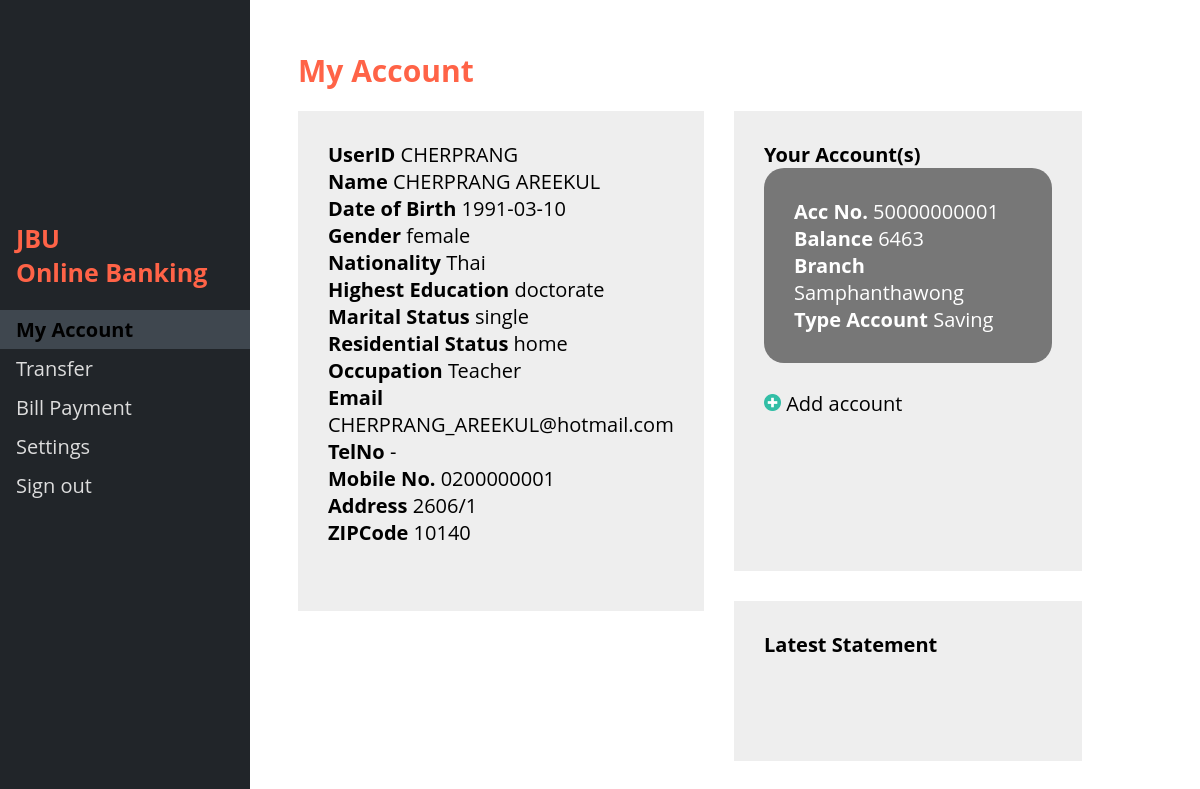
Screenshot of /myacc.php (signed in) with the database file from the repository.
### tables this page shows
CREATE TABLE `userinfo` (
  `UserID` varchar(16) NOT NULL,
  `IdentificationNo` varchar(13) NOT NULL,
  `PassportNo` varchar(13) DEFAULT NULL,
  `Name` text NOT NULL,
  `DateofBirth` date NOT NULL,
  `Nationality` text NOT NULL,
  `Gender` varchar(20) NOT NULL,
  `HighestEducation` text,
  `Occupation` text NOT NULL,
  `MaritalStatus` text NOT NULL,
  `ResidentialStatus` text,
  `MobileNo` varchar(10) NOT NULL,
  `TelNo` varchar(9) DEFAULT NULL,
  `Email` varchar(50) NOT NULL,
  `Address` varchar(100) NOT NULL,
  `ZIPCode` varchar(5) DEFAULT NULL
);

CREATE TABLE `account` (
  `AccountNo` varchar(11) NOT NULL,
  `Balance` float NOT NULL,
  `TypeAccountID` varchar(5) NOT NULL,
  `BranchID` varchar(3) NOT NULL,
  `IdentificationNo` varchar(13) NOT NULL
);

CREATE TABLE `branchinfo` (
  `BranchID` varchar(3) NOT NULL,
  `BranchName` text NOT NULL,
  `BranchAddress` varchar(100) NOT NULL,
  `ZIPCode` varchar(5) DEFAULT NULL,
  `BranchTel` varchar(10) DEFAULT NULL
);

CREATE TABLE `typeaccount` (
  `TypeAccountID` varchar(5) NOT NULL,
  `TypeAccount` text NOT NULL,
  `IntRate` float DEFAULT NULL
);

### myacc.php (the view, shortened to what this page needs)
<?php
$UserID = $_SESSION['UserID'];
include_once 'phpConnect/connect.php';
?>
<!DOCTYPE html>
<html>
<head>
</head>
<body>
	<div class="sidenav">
		<div style="padding-left: 16px;">
			<h2>JBU <br> Online Banking</h2>
		</div>
		<a href="myacc.php" name="myacc">My Account</a>
		<a href="transfer.php" name="transfer">Transfer</a>
		<a href="billpay.php" name="billpay">Bill Payment</a>
		<a href="settings.php" name="settings">Settings</a>
		<a href="logout.php">Sign out</a>
	</div>
	<div class="main">
		<h1>My Account</h1>
		<div class="container">
			<div class="left">
				<div class="myinfo">
					<?php
					$sql_myinfo = "SELECT UserID,Name,DateofBirth,Gender,Nationality,HighestEducation,MaritalStatus,ResidentialStatus,Occupation,Email,TelNo,MobileNo,Address,ZIPCode FROM userinfo WHERE UserID='$UserID'";
					$query_myinfo = mysqli_query($conn, $sql_myinfo);
					$result_myinfo = mysqli_fetch_assoc($query_myinfo);
					?>
					<strong>UserID</strong>
					<?php echo $result_myinfo['UserID']; ?><br>
					<strong>Name </strong>
					<?php echo $result_myinfo['Name']; ?><br>
					<strong>Date of Birth</strong>
					<?php echo $result_myinfo['DateofBirth'] ?><br>
					<strong>Gender</strong>
					<?php echo $result_myinfo['Gender'] ?><br>
					<strong>Nationality</strong>
					<?php echo $result_myinfo['Nationality'] ?><br>
					<strong>Highest Education</strong>
					<?php echo $result_myinfo['HighestEducation'] ?><br>
					<strong>Marital Status</strong>
					<?php echo $result_myinfo['MaritalStatus'] ?><br>
					<strong>Residential Status</strong>
					<?php echo $result_myinfo['ResidentialStatus'] ?><br>
					<strong>Occupation</strong>
					<?php echo $result_myinfo['Occupation'] ?><br>
					<strong>Email</strong>
					<?php echo $result_myinfo['Email'] ?><br>
					<strong>TelNo</strong>
					<?php echo $result_myinfo['TelNo'] ?><br>
					<strong>Mobile No.</strong>
					<?php echo $result_myinfo['MobileNo'] ?><br>
					<strong>Address</strong>
					<?php echo $result_myinfo['Address'] ?><br>
					<strong>ZIPCode</strong>
					<?php echo $result_myinfo['ZIPCode'] ?><br>
				</div>
			</div>
			<div class="right">
				<div class="acc">
					<strong>Your Account(s)</strong> <br>
					<div class="myacc">
						<strong>Acc No.</strong>
						<?php
						$sql_acc = "SELECT userinfo.IdentificationNo, account.AccountNo, account.Balance
						FROM userinfo
						INNER JOIN account ON userinfo.IdentificationNo=account.IdentificationNo WHERE userinfo.UserID='$UserID';";
						$query_acc = mysqli_query($conn, $sql_acc);
						$result_acc = mysqli_fetch_assoc($query_acc);
						?>
						<?php echo $result_acc['AccountNo'] ?><br>
						<div class="accinfobar">
							<strong>Balance</strong>
							<?php echo $result_acc['Balance'] ?><br>
							<?php $sql_acc2 = "SELECT branchinfo.branchname, userinfo.IdentificationNo, account.AccountNo, account.Balance FROM userinfo INNER JOIN account ON userinfo.IdentificationNo=account.IdentificationNo INNER JOIN branchinfo ON account.branchid=branchinfo.branchid WHERE userinfo.UserID='$UserID'";
							$query_acc2 = mysqli_query($conn, $sql_acc2);
							$result_acc2 = mysqli_fetch_assoc($query_acc2);
							?>
							<strong>Branch</strong>
							<?php echo $result_acc2['branchname'] ?><br>
							<?php $sql_acc3 = "SELECT typeaccount.TypeAccount, userinfo.IdentificationNo, account.AccountNo, account.Balance FROM userinfo INNER JOIN account ON userinfo.IdentificationNo=account.IdentificationNo INNER JOIN typeaccount ON account.TypeAccountID=typeaccount.TypeAccountID WHERE userinfo.UserID='$UserID'";
							$query_acc3 = mysqli_query($conn, $sql_acc3);
							$result_acc3 = mysqli_fetch_assoc($query_acc3);
							?>
							<strong>Type Account</strong>
							<?php echo $result_acc3['TypeAccount'] ?><br>
						</div>
					</div>
					<div class="addacc">
						<br><img src="img/png/add.png" alt="add" width="17px" height="17px"></img> Add account
					</div>
				</div>
				<div class="statement">
					<strong>Latest Statement </strong>
				</div>
			</div>
		</div>
	</div>
</body>
</html>

### myacc.php (style rules this page uses)
body { font-family: 'Open Sans','Helvetica Neue',Arial,sans-serif; }
h1 { color: Tomato; font-size: 30px; }
h2 { color: Tomato; font-size: 25px; }
.sidenav { height: 100%; width: 250px; position: fixed; z-index: 1; top: 0; left: 0; background-color: #212529; overflow-x: hidden; padding-top: 200px; }
.sidenav a { padding: 6px 8px 6px 16px; text-decoration: none; font-size: 20px; color: #ddd; display: block; }
.sidenav>a[name="myacc"] { background-color: #3f474f; color: #000; font-weight: bold; }
.left { width: 700px; height: 500px; background-color: #eee; }
.myinfo { padding: 30px; height: 300px; }
.right { margin-left: 30px; width: 600px; }
.acc { padding: 30px; height: 400px; background-color: #eee; }
.statement { margin-top: 30px; padding: 30px; height: 100px; background-color: #eee; }
.myacc { padding: 30px; cursor: pointer; background-color: #777; border-radius: 20px; color: #fff; }
.addacc { cursor: pointer; }
.main { margin-left: 280px; margin-right: 100px; margin-top: 50px; font-size: 20px; padding: 0px 10px; }
.container { display: flex; flex-wrap: nowrap; }

### rows the page displays
userinfo: UserID "CHERPRANG", Name "CHERPRANG AREEKUL", DateofBirth "1991-03-10", Gender "female", Nationality "Thai", HighestEducation "doctorate", MaritalStatus "single", ResidentialStatus "home", Occupation "Teacher", Email "CHERPRANG_AREEKUL@hotmail.com", TelNo "-", MobileNo "0200000001", Address "2606/1", ZIPCode "10140", account.AccountNo "50000000001", account.Balance "6463", branchinfo.BranchName "Samphanthawong", typeaccount.TypeAccount "Saving"
